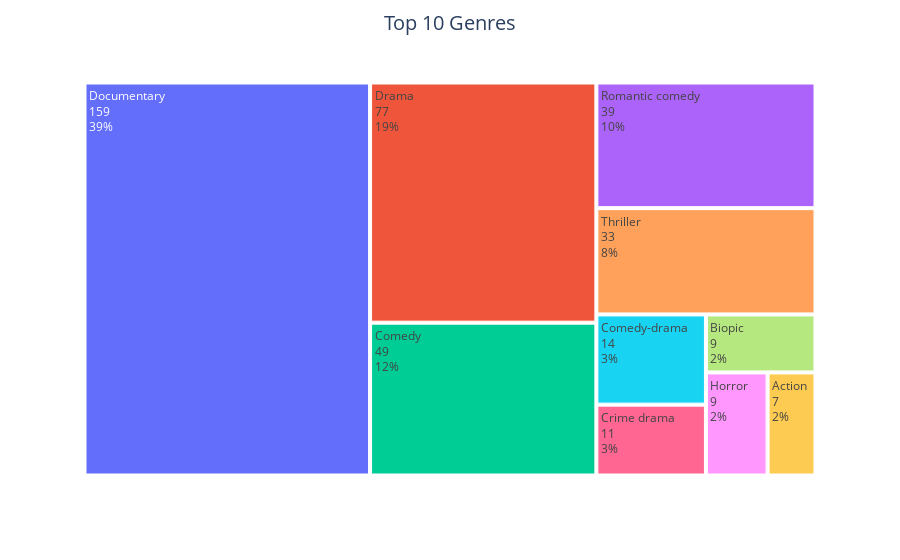

The code cell stored with this chart in its notebook:
### Code cell
fig_genre = px.treemap(top10_genre, path=['index'], values='Genre')
fig_genre.update_layout(title_text='Top 10 Genres',
                  title_x=0.5, 
                  title_font=dict(size=20))
fig_genre.update_traces(textinfo="label+value+percent parent")
fig_genre.show()

### Figure 1 — Plotly figure (JSON) as saved in the notebook; plotly's stock layout.template omitted (floating-point values rounded to 4 significant figures)
{"data": [{"branchvalues": "total", "domain": {"x": [0, 1], "y": [0, 1]}, "hovertemplate": "labels=%{label}<br>Genre=%{value}<br>parent=%{parent}<br>id=%{id}<extra></extra>", "ids": ["Action", "Biopic", "Comedy", "Comedy-drama", "Crime drama", "Documentary", "Drama", "Horror", "Romantic comedy", "Thriller"], "labels": ["Action", "Biopic", "Comedy", "Comedy-drama", "Crime drama", "Documentary", "Drama", "Horror", "Romantic comedy", "Thriller"], "name": "", "parents": ["", "", "", "", "", "", "", "", "", ""], "textinfo": "label+value+percent parent", "type": "treemap", "values": [7, 9, 49, 14, 11, 159, 77, 9, 39, 33]}], "layout": {"legend": {"tracegroupgap": 0}, "margin": {"t": 60}, "title": {"font": {"size": 20}, "text": "Top 10 Genres", "x": 0.5}}}
